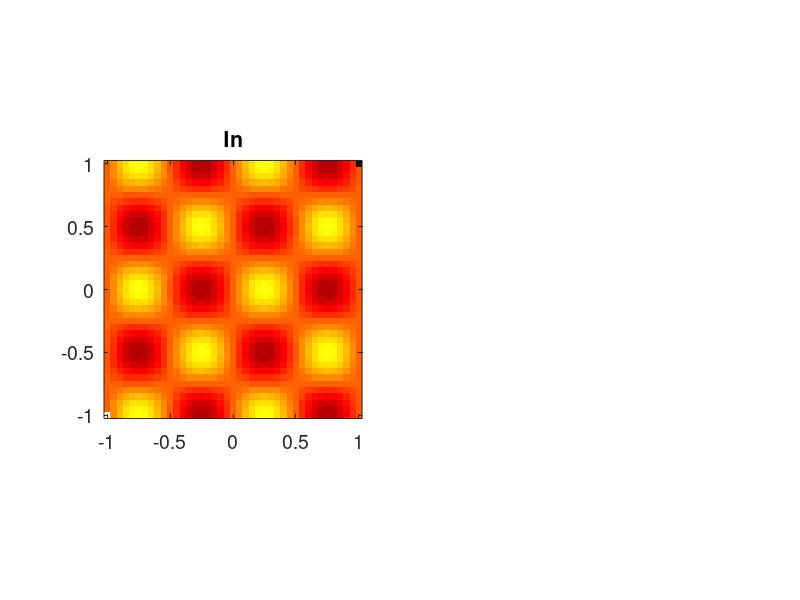

Recreate this plot in MATLAB. (Note: this script raises an error after producing the figure.)
%% Example usage of function shiftmatrix.
% Author: Shalin Mehta (c) 2011.
% shalin.mehta@gmail.com

xystep=0.05;
x=-1:xystep:1;
[xx yy]=meshgrid(x);
in=sin(2*pi*xx).*cos(2*pi*yy);

in(1,1)=2; in(end,end)=-2; % Mark the first and last pixels.

figure(1); clf; colormap hot; set(1,'defaultaxesfontsize',14);
subplot(121);
imagesc(x,x,in); axis square;  axis xy;
padval=0; title('In');

shiftvec=[0.3 0.2]; %0.3 distance to right, 0.2 distance up.

out=shiftmatrix(in,xystep,shiftvec,'circular');
subplot(122);
imagesc(x,x,out); axis square; axis xy;
title('Out');